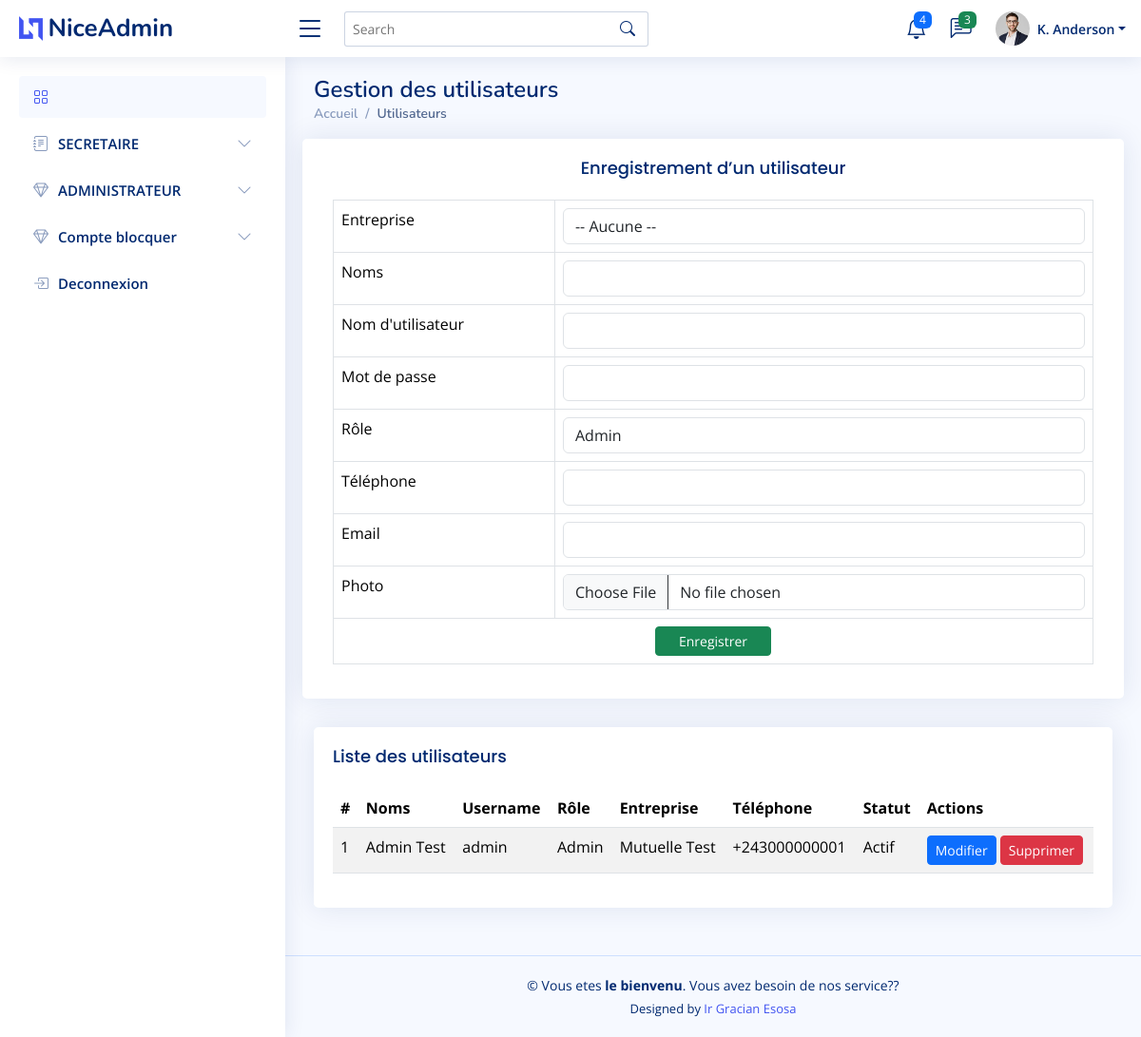
Page /utilisateur.php on the committed database.
### tables this page shows
CREATE TABLE utilisateur (
    id_utilisateur INT AUTO_INCREMENT PRIMARY KEY,
    id_entreprise INT,
    noms VARCHAR(100) NOT NULL,
    username VARCHAR(50) UNIQUE NOT NULL,
    mot_de_passe VARCHAR(255) NOT NULL,
    role ENUM('Admin','Caissier','Secretaire','Gestionnaire') DEFAULT 'Secretaire',
    telephone VARCHAR(20),
    email VARCHAR(100),
    photo VARCHAR(100),
    statut ENUM('Actif','Inactif') DEFAULT 'Actif',
    date_creation DATE,

    FOREIGN KEY (id_entreprise) REFERENCES entreprise(id_entreprise)
        ON DELETE SET NULL
);

CREATE TABLE entreprise (
    id_entreprise INT AUTO_INCREMENT PRIMARY KEY,
    nom VARCHAR(100) NOT NULL,
    adresse VARCHAR(150),
    telephone VARCHAR(20),
    email VARCHAR(100),
    date_creation DATE,
    logo VARCHAR(200)
);

### utilisateur.php (the view, shortened to what this page needs)
<?php
require_once("connexion/connexion.php");
$utilisateur = null;
?>
<!DOCTYPE html>
<html lang="fr">
<head>
</head>
<body>
<main id="main" class="main">
<div class="pagetitle">
    <h1>Gestion des utilisateurs</h1>
    <nav>
        <ol class="breadcrumb">
            <li class="breadcrumb-item"><a href="#">Accueil</a></li>
            <li class="breadcrumb-item active">Utilisateurs</li>
        </ol>
    </nav>
</div>
<section class="section">
<div class="row">
<div class="card">
<div class="card-body">
<h5 class="card-title text-center">
    <?= $utilisateur ? "Modification de l'utilisateur" : "Enregistrement d’un utilisateur" ?>
</h5>
<form method="post" action="traitement/traitementUtilisateur.php" enctype="multipart/form-data">
<table class="table table-bordered">
<tr>
    <td>Entreprise</td>
    <td>
        <select name="id_entreprise" class="form-control">
            <option value="">-- Aucune --</option>
        </select>
    </td>
</tr>
<tr>
    <td>Noms</td>
    <td><input type="text" name="noms" class="form-control" required
        value="<?= $utilisateur['noms'] ?? '' ?>"></td>
</tr>
<tr>
    <td>Nom d'utilisateur</td>
    <td><input type="text" name="username" class="form-control" required
        value="<?= $utilisateur['username'] ?? '' ?>"></td>
</tr>
<tr>
    <td>Mot de passe</td>
    <td>
        <input type="password" name="mot_de_passe" class="form-control"
               <?= $utilisateur ? '' : 'required' ?>>
    </td>
</tr>
<tr>
    <td>Rôle</td>
    <td>
        <select name="role" class="form-control">
            <?php
            $roles = ['Admin','Caissier','Secretaire','Gestionnaire'];
            foreach ($roles as $r):
            ?>
                <option value="<?= $r ?>"
                    <?= (isset($utilisateur) && $utilisateur['role']==$r)?'selected':'' ?>>
                    <?= $r ?>
                </option>
            <?php endforeach; ?>
        </select>
    </td>
</tr>
<tr>
    <td>Téléphone</td>
    <td><input type="text" name="telephone" class="form-control"
        value="<?= $utilisateur['telephone'] ?? '' ?>"></td>
</tr>
<tr>
    <td>Email</td>
    <td><input type="email" name="email" class="form-control"
        value="<?= $utilisateur['email'] ?? '' ?>"></td>
</tr>
<tr>
    <td>Photo</td>
    <td><input type="file" name="photo" class="form-control"></td>
</tr>
<tr>
<td colspan="2" class="text-center">
    <button type="submit" class="btn btn-success btn-sm px-4">
        <?= $utilisateur ? "Modifier" : "Enregistrer" ?>
    </button>
</td>
</tr>
</table>
</form>
</div>
</div>
</div>
</section>
<?php
$users = $pdo->query("
    SELECT u.*, e.nom AS entreprise
    FROM utilisateur u
    LEFT JOIN entreprise e ON e.id_entreprise = u.id_entreprise
    ORDER BY id_utilisateur DESC
")->fetchAll(PDO::FETCH_ASSOC);
?>
<section class="section">
<div class="card">
<div class="card-body">
<h5 class="card-title">Liste des utilisateurs</h5>
<table class="table datatable table-striped">
<thead>
<tr>
    <th>#</th>
    <th>Noms</th>
    <th>Username</th>
    <th>Rôle</th>
    <th>Entreprise</th>
    <th>Téléphone</th>
    <th>Statut</th>
    <th>Actions</th>
</tr>
</thead>
<tbody>
<?php if ($users): $i=1; foreach ($users as $u): ?>
<tr>
    <td><?= $i++ ?></td>
    <td><?= htmlspecialchars($u['noms']) ?></td>
    <td><?= $u['username'] ?></td>
    <td><?= $u['role'] ?></td>
    <td><?= $u['entreprise'] ?? '-' ?></td>
    <td><?= $u['telephone'] ?></td>
    <td><?= $u['statut'] ?></td>
    <td>
        <a href="?id=<?= $u['id_utilisateur'] ?>" class="btn btn-primary btn-sm px-2">Modifier</a>
        <a href="traitement/traitementUtilisateur.php?action=supprimer&id=<?= $u['id_utilisateur'] ?>"
           onclick="return confirm('Supprimer cet utilisateur ?')"
           class="btn btn-danger btn-sm px-2">Supprimer</a>
    </td>
</tr>
<?php endforeach; else: ?>
<tr><td colspan="8" class="text-center">Aucun utilisateur</td></tr>
<?php endif; ?>
</tbody>
</table>
</div>
</div>
</section>
</main>
<?php include "menu/lien.php"; ?>
</body>
</html>

### assets/css/style.css (style rules this page uses)
:root { scroll-behavior: smooth; }
body { font-family: "Open Sans", sans-serif; background: #f6f9ff; color: #444444; }
a { color: #4154f1; text-decoration: none; }
h1, h2, h3, h4, h5, h6 { font-family: "Nunito", sans-serif; }
#main { margin-top: 60px; padding: 20px 30px; transition: all 0.3s; }
.pagetitle { margin-bottom: 10px; }
.pagetitle h1 { font-size: 24px; margin-bottom: 0; font-weight: 600; color: #012970; }
.card { margin-bottom: 30px; border: none; border-radius: 5px; box-shadow: 0px 0 30px rgba(1, 41, 112, 0.1); }
.card-title { padding: 20px 0 15px 0; font-size: 18px; font-weight: 500; color: #012970; font-family: "Poppins", sans-serif; }
.card-body { padding: 0 20px 20px 20px; }
.breadcrumb { font-size: 14px; font-family: "Nunito", sans-serif; color: #899bbd; font-weight: 600; }
.breadcrumb a { color: #899bbd; transition: 0.3s; }
.breadcrumb .breadcrumb-item::before { color: #899bbd; }
.breadcrumb .active { color: #51678f; font-weight: 600; }
@media (min-width: 1200px) { #main, #footer { margin-left: 300px; } }

### rows in the picture
utilisateur: noms "Admin Test", username "admin", role "Admin", id_entreprise.nom "Mutuelle Test", telephone "+243000000001", statut "Actif"

### other values in the picture
form field role "Admin"
